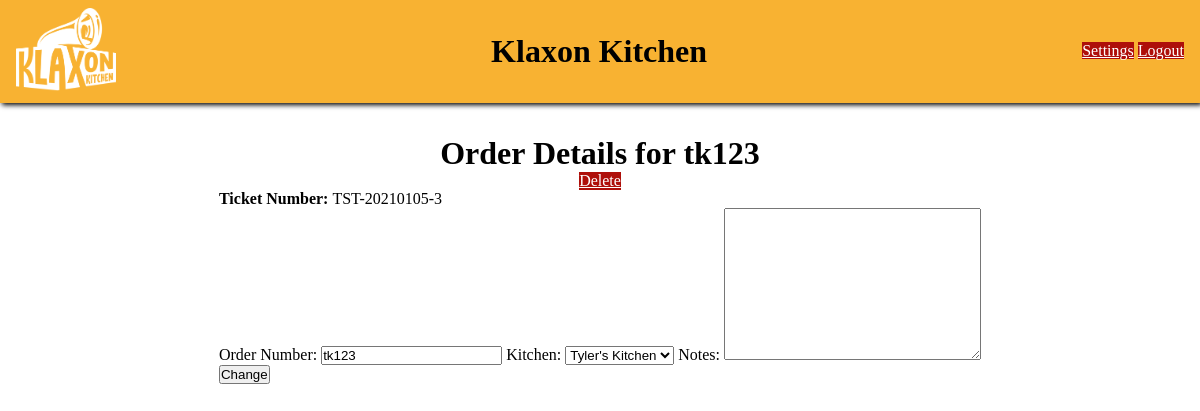
Page /klaxonKitchenorder_details/61 on the committed database.
### kitchens/models.py (models this page shows)
class Order(models.Model):
    ticket_num = models.CharField(max_length=255, default="0000")
    order_num = models.CharField(max_length=255)
    notes = models.TextField()
    status = models.CharField(max_length=255)
    kitchen = models.ForeignKey(Kitchen, related_name="orders", on_delete=models.PROTECT)
    created_at = models.DateTimeField(auto_now_add=True)
    updated_at = models.DateTimeField(auto_now=True)
    objects = OrderManager()

class Kitchen(models.Model):
    name = models.CharField(max_length=255)
    designation_id = models.CharField(max_length=255)
    daily_order_count = models.IntegerField(default=0)
    created_at = models.DateTimeField(auto_now_add=True)
    updated_at = models.DateTimeField(auto_now=True)
    objects = KitchenManager()
    def __str__ (self):
        return self.name

### kitchens/views.py (the view)
# urls.py: path('order_details/<int:order_id>', views.order_details, name="order_details"),
def order_details(request, order_id):
    current_order = Order.objects.get(id=order_id)
    allKitchens = Kitchen.objects.all()
    context = {
        'currentOrder': current_order,
        'allKitchens': allKitchens
    }
    return render(request, 'orderDetails.html', context)

### kitchens/context_processors.py (called while the page is built)
def global_context(request):
    try:
        activeUserId = request.session["active_user_id"]
        activeUser = User.objects.get(id=activeUserId)
        conext = {
            'activeUser': activeUser
        }
        return conext
    except:
        return HttpResponse("02")

### kitchens/templates/orderDetails.html (shortened to what this page needs)
{% extends "base.html" %}
{% block content %}
    <div class="body-content dflex-col center">
        <h1>Order Details for
            {{ currentOrder.order_num }}</h1>
        <a class="button button-chief" href="{% url 'klaxonKitchen:delete_orders_confirm' currentOrder.id %}">Delete</a>
        <form action="{% url 'klaxonKitchen:order_update' currentOrder.id %}" method="POST">
            <p>
                <strong>Ticket Number:
                </strong>
                {{ currentOrder.ticket_num }}
            </p>
            <label for="orderNum">Order Number:</label>
            <input type="text" name="orderNum" id="orderNum" value="{{ currentOrder.order_num }}"/>
            <label for="kitchen">Kitchen:</label>
            <select name="kitchen" id="kitchen">
                <option value="{{ currentOrder.kitchen.id }}">{{ currentOrder.kitchen }}</option>
            </select>
            <label for="notes">Notes:</label>
            <textarea name="notes" id="notes" cols="30" rows="10">{{ currentOrder.notes }}</textarea>
            <br>
                <button>Change</button>
            </form>
        </div>
    {% endblock %}

### kitchens/static/css/base.css (style rules this page uses)
* { margin: 0; padding: 0; box-sizing: border-box; }
.body-content { padding: 0 1em; margin-top: 2em; }
.button-chief { background: #ae0f0a; color: white; border: 0; }
.dflex-col { display: flex; flex-direction: column; }
.center { align-items: center; }

### rows in the picture
Order: order_num "tk123", ticket_num "TST-20210105-3", orderNum "tk123", kitchen "Tyler's Kitchen"
